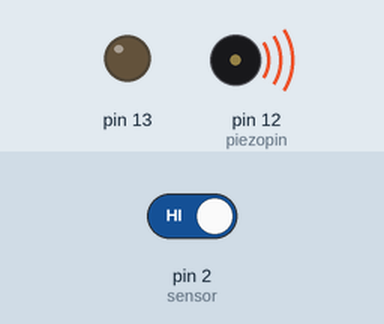
This sketch was run on a simulated Arduino Uno, built with avr-gcc and run on an emulated ATmega328P. Parts: output pins drawn as LEDs (lit = HIGH), buzzer (waves = sounding). The test bench sets the inputs (shaded band); at power-on: pin 2 (sensor) HIGH. What the sketch prints to the serial monitor is not drawn.

Above: at 0.3 s.
At 26.6 s:
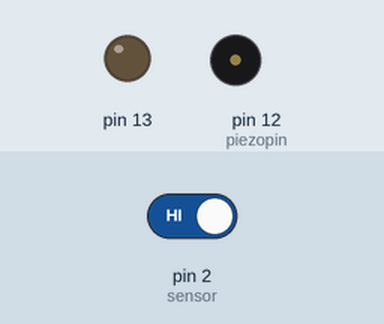
Timing chart, 0 to 34.0 s (numbered marks = the images above):
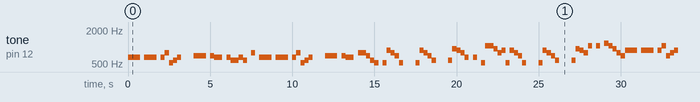

The sketch:

natalDudu.ino
```cpp
#include <notas.h>

/***************************************************\
| DUDU PARA NATAL                                   |
|                                                   |
|                                                   |
|                                                   |
| Created on 17 December 2015 by Lana Mesquita            |
\***************************************************/

// Define o pin para ligar o autofalante
int piezopin = 12;
int sensor = 2;  //Pino ligado ao sensor PIR


int acionamento;

// duração das notas
#define se 6
#define tr 4
#define co 3
#define SMbpm 250

// As notas...
int tonesA[] = {MI5, MI5, MI5, 0, MI5, MI5, MI5, 0, MI5, SOL5, DO5, RE5, MI5, 0, 0, 0, FA5, FA5, FA5, 0, FA5, MI5, MI5, 0 };  // MI5 MI5 MI5 0 MI5 MI5 MI5 0 MI5 SOL5 DO5 RE5 MI5 0 0 0 FA5 FA5 FA5 0 FA5 MI5 MI5 0
int tonesB[] = {MI5, RE5, RE5, MI5, RE5, 0, SOL5, 0}; // MI5 RE5 RE5 MI5 RE5 0 SOL5 0
int tonesC[] = {SOL5, SOL5, FA5, RE5, DO5, 0}; // SOL5 SOL5 FA5 RE5 DO5 0
int tonesD[] = {DO5, LA5, SOL5, FA5, DO5, 0, 0, 0, DO5, LA5, SOL5, FA5, RE5, 0, 0, 0}; // DO5 LA5 SOL5 FA5 DO 0 0 0 DO5 LA5 SOL5 FA5 RE5 0 0 0
int tonesE[] = {RE5, LAS5, LA5, SOL5, MI5, 0, MI5, 0, DO5, DO6, DO6, LAS5, SOL5, LA5}; // RE5 LAS5 LA5 SOL5 MI5 0 MI5 0 DO5 DO6 DO6 LAS5 SOL5 LA5
int tonesF[] = {RE5, LAS5, LA5, SOL5, DO6, 0, DO6, 0, RE6, DO6, LAS5, SOL5, FA5}; // RE5 LAS5 LA5 SOL5 DO6 0 DO6 0 RE6 DO6 LAS5 SOL5 FA5
int tonesG[] = {LA5, LA5, LA5, 0, LA5, LA5, LA5, 0, LA5, DO6, FA5, SOL5, LA5, 0, 0, 0}; // LA5 LA5 LA5 0 LA5 LA5 LA5 0 LA5 DO6 FA5 SOL5 LA5 0 0 0
int tonesH[] = {LAS5, LAS5, LAS5, 0, LAS5, LA5, LA5, 0, LA5, SOL5, SOL5, FA5, SOL5, 0, DO6, 0}; // LAS5 LAS5 LAS5 LAS5 LA5 LA5 LA5 SOL5 SOL5 FA5 SOL5 DO6
int tonesI[] = {DO6, 0, 0, 0, DO6, 0, 0, 0, LAS5, 0, 0, 0, SOL5, 0, 0, 0, FA5, 0, 0, 0, FA5, 0}; // DO6 0 0 0 DO6 0 0 0 LAS5 0 0 0 SOL5 0 0 0 FA5 0 0 0 FA5 0

// as durações de cada nota
int durationA[] = {co,co,co,co,co,co,co,co,co,co,co,co,co,co,co,co,co,co,co,co,co,co,co,co};
int durationB[] = {co,co,co,co,co,co,co,co};
int durationC[] = {co,co,co,co,co,co};
int durationD[] = {co,co,co,co,co,co,co,co,co,co,co,co,co,co,co,co};
int durationE[] = {co,co,co,co,co,co,co,co,co,co,co,co,co,co,co,co,co,co};
int durationF[] = {co,co,co,co,co,co,co,co,co,co,co,co,co,co,co,co,co};
int durationG[] = {co,co,co,co,co,co,co,co,co,co,co,co,co,co,co,co,co,co,co};
int durationH[] = {co,co,co,co,co,co,co,co,co,co,co,co,co,co,co,co};
int durationI[] = {co,co,co,co,co,co,co,co,co,co,co,co,co,co,co,co,co,co,co,co,co,co};


char melody[] = "abacdedfghghi";

// quantidade de notas de cada parte
int numberA = 24;
int numberB = 8;
int numberC = 6;
int numberD = 16;
int numberE = 14;
int numberF = 13;
int numberG = 15;
int numberH = 16;
int numberI = 22;

int melodynum = 33;

// Função que recebe uma faixa (notas e durações) e o número de notas
void play(int tones[], int duration[], int number, int bpm){
  int i;

  for (i = 0; i < number; i++) {

    int lenght = bpm*duration[i];
    digitalWrite(13,HIGH);
    tone(piezopin, tones[i],lenght);
    digitalWrite(13,LOW);
    // Pausas para que as notas não fiquem coladas umas nas outras
    if(duration[i]==se)
      delay(bpm/0.5);
    if(duration[i]==tr)
      delay(bpm/.75);
    if(duration[i]==co)
      delay(bpm);

    // Pára de tocar a nota
    noTone(piezopin);

   }
}

// Função que recebe uma string que contam as faixas para criar uma música (e o seu tamanho)
void playall(char melody[], int num){

  int i;

  for(i=0;i < num; i++){
    if(melody[i]=='a')
      play(tonesA, durationA, numberA, SMbpm);
    if(melody[i]=='b')
      play(tonesB, durationB, numberB, SMbpm);
    if(melody[i]=='c')
      play(tonesC, durationC, numberC, SMbpm);
    if(melody[i]=='d')
      play(tonesD, durationD, numberD, SMbpm);
    if(melody[i]=='e')
      play(tonesE, durationE, numberE, SMbpm);
    if(melody[i]=='f')
      play(tonesF, durationF, numberF, SMbpm);
    if(melody[i]=='g')
      play(tonesG, durationG, numberG, SMbpm);
    if(melody[i]=='h')
      play(tonesH, durationH, numberH, SMbpm);
    if(melody[i]=='i')
      play(tonesI, durationI, numberI, SMbpm);
    }
}

void setup() {
  Serial.begin(9600);
  pinMode(sensor, INPUT);
  pinMode(13,OUTPUT);
}

void loop() {
  acionamento = digitalRead(sensor); //Le o valor do sensor PIR
 if (acionamento == LOW)  //Sem movimento
 {
    Serial.println("no one");
 }
 else  //Caso seja detectado um movimento
 {
    Serial.println("moviment");
    playall(melody,melodynum);
 }
 delay(1000);
}
```

Measured:
- by itself, tone on pin 12 (piezopin): plays 659 Hz for 0.75 s, 659 Hz for 0.75 s, 659 Hz for 0.25 s, 784 Hz for 0.25 s, 523 Hz for 0.25 s, 587 Hz for 0.25 s … (271 notes in this stretch)
